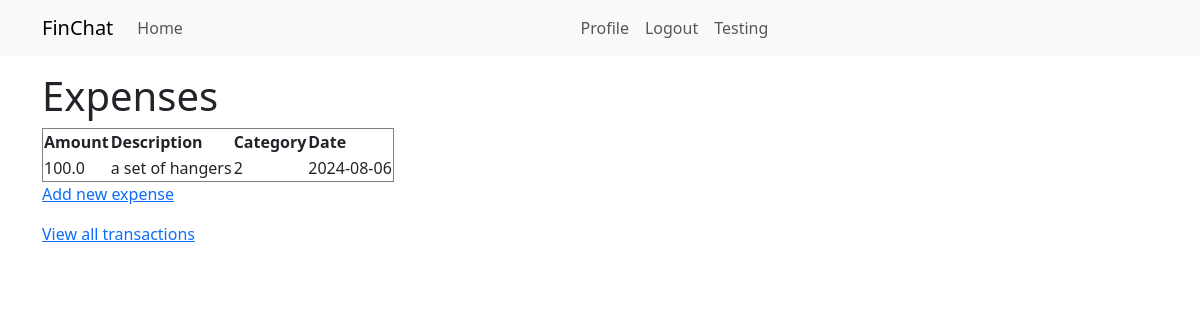
Screenshot of /view-expenses (signed in) with the database file from the repository.
### app/models.py (models this page shows, shortened)
class Transaction(db.Model):
    id: so.Mapped[int] = so.mapped_column(primary_key=True)
    amount: so.Mapped[float] = so.mapped_column(sa.Float(30),index=True)
    transaction_type: so.Mapped[str] = so.mapped_column(sa.String(50),index=True, unique=False) #should be income/expense/reimbursement
    description: so.Mapped[str] = so.mapped_column(sa.String(200),unique=False, nullable=False)  #how to add nullable=?
    category_id: so.Mapped[int] = so.mapped_column( sa.ForeignKey(Category.id),index=True)
    user_id: so.Mapped[int] = so.mapped_column(sa.ForeignKey(User.id), index=True)
    date : so.Mapped[datetime.date] = so.mapped_column( sa.Date, index=True, default= date.today)    #blackbox helped
    loan_type: so.Mapped[str] = so.mapped_column(sa.String(30), index=True, unique=False, nullable=True) #should be lent/received
    creator: so.Mapped[User] = so.relationship(back_populates='transactions')
    section: so.Mapped[Category] = so.relationship(back_populates='transactions')

class Category(db.Model):
    id: so.Mapped[int] = so.mapped_column(primary_key=True)
    name: so.Mapped[str] = so.mapped_column( sa.String(50), index=True, unique=False)
    user_id: so.Mapped[int] = so.mapped_column( sa.ForeignKey(User.id), index=True)
    transaction_type: so.Mapped[str] = so.mapped_column(
        sa.String(50),
        index=True,
        unique=False,
        server_default='select'  # set default value to 'income'
    )
    deleted: so.Mapped[bool] = so.mapped_column(default=False,unique=False)  # Add a deleted column
    creator: so.Mapped[User] = so.relationship(back_populates='categories')
    transactions: so.WriteOnlyMapped['Transaction'] = so.relationship(back_populates='section')
    budgets: so.WriteOnlyMapped['Budget'] = so.relationship(back_populates='section')

### app/routes.py (the view)
@app.route('/view-expenses')
@login_required
def view_expenses():
    expenses = db.session.scalars(sa.select(Transaction).where(Transaction.user_id == current_user.id, Transaction.transaction_type == 'expense'))
    return render_template('view_expenses.html', expenses=expenses)

### app/models.py (called while the page is built)
@login.user_loader
def load_user(id):
    return db.session.get(User, int(id))

### app/templates/view_expenses.html
{% extends "base.html" %}
{% block content %}
<h1>Expenses</h1>
<table border="1">
    <tr>
        <th>Amount</th>
        <th>Description</th>
        <th>Category</th>
        <th>Date</th>
    </tr>
    {% for expense in expenses %}
    <tr>
        <td>{{ expense.amount }}</td>
        <td>{{ expense.description }}</td>
        <td>{{ expense.section.name }}</td>
        <td>{{ expense.date }}</td>
    </tr>
    {% endfor %}
</table>
<p><a href="{{ url_for('add_expense') }}">Add new expense</a></p>
<p><a href="{{ url_for('view_transactions') }}">View all transactions</a></p>
{% endblock %}

### rows the page displays
Transaction: amount "100.0", description "a set of hangers", section.name "2", date "2024-08-06"
